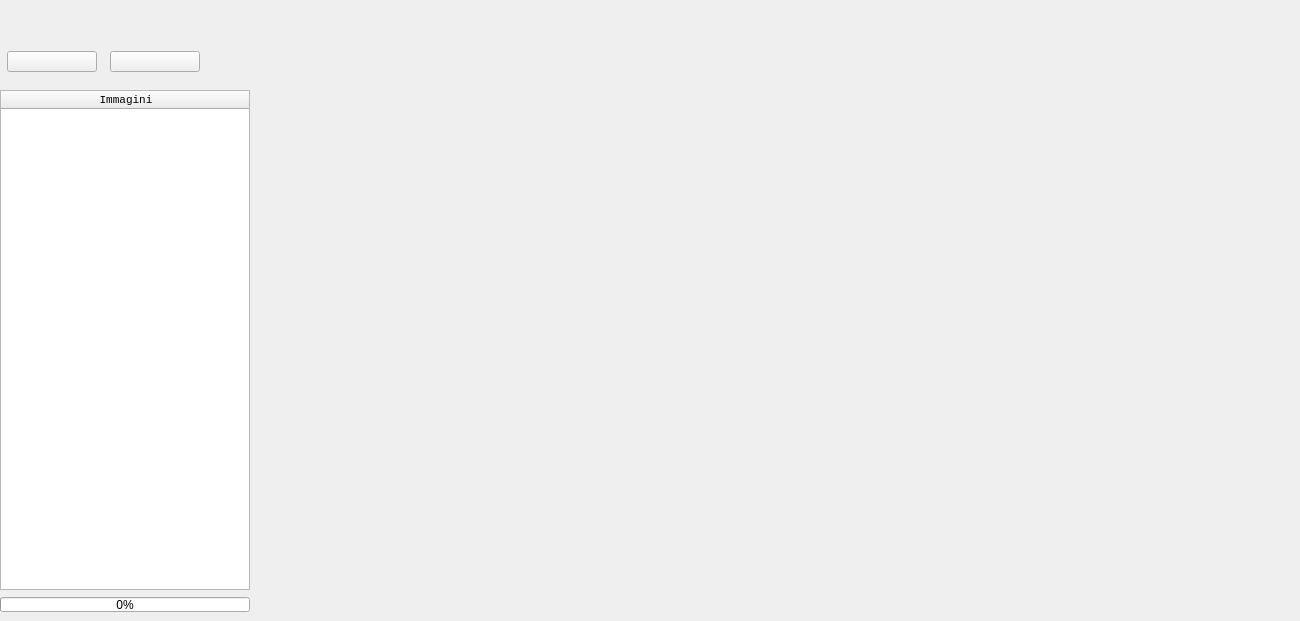
    <widget class="QWidget" name="tab_attachments">
     <attribute name="title">
      <string>Galleria Immagine</string>
     </attribute>
     <widget class="QLabel" name="labelFoto">
      <property name="geometry">
       <rect>
        <x>260</x>
        <y>9</y>
        <width>1031</width>
        <height>591</height>
       </rect>
      </property>
      <property name="font">
       <font>
        <pointsize>8</pointsize>
       </font>
      </property>
      <property name="cursor">
       <cursorShape>ArrowCursor</cursorShape>
      </property>
      <property name="text">
       <string/>
      </property>
     </widget>
     <widget class="QToolButton" name="btPlus_foto">
      <property name="geometry">
       <rect>
        <x>7</x>
        <y>51</y>
        <width>90</width>
        <height>21</height>
       </rect>
      </property>
      <property name="font">
       <font>
        <family>Monospace</family>
        <pointsize>8</pointsize>
       </font>
      </property>
      <property name="cursor">
       <cursorShape>ArrowCursor</cursorShape>
      </property>
      <property name="text">
       <string/>
      </property>
      <property name="toolButtonStyle">
       <enum>Qt::ToolButtonTextBesideIcon</enum>
      </property>
     </widget>
     <widget class="QTableWidget" name="tableWidgetImg">
      <property name="geometry">
       <rect>
        <x>0</x>
        <y>90</y>
        <width>250</width>
        <height>500</height>
       </rect>
      </property>
      <property name="sizePolicy">
       <sizepolicy hsizetype="Expanding" vsizetype="Expanding">
        <horstretch>250</horstretch>
        <verstretch>55</verstretch>
       </sizepolicy>
      </property>
      <property name="minimumSize">
       <size>
        <width>250</width>
        <height>500</height>
       </size>
      </property>
      <property name="maximumSize">
       <size>
        <width>250</width>
        <height>500</height>
       </size>
      </property>
      <property name="sizeIncrement">
       <size>
        <width>250</width>
        <height>510</height>
       </size>
      </property>
      <property name="baseSize">
       <size>
        <width>0</width>
        <height>0</height>
       </size>
      </property>
      <property name="font">
       <font>
        <family>Monospace</family>
        <pointsize>8</pointsize>
       </font>
      </property>
      <property name="cursor" stdset="0">
       <cursorShape>ArrowCursor</cursorShape>
      </property>
      <property name="editTriggers">
       <set>QAbstractItemView::NoEditTriggers</set>
      </property>
      <property name="tabKeyNavigation">
       <bool>false</bool>
      </property>
      <property name="showDropIndicator" stdset="0">
       <bool>false</bool>
      </property>
      <property name="dragDropOverwriteMode">
       <bool>false</bool>
      </property>
      <property name="selectionMode">
       <enum>QAbstractItemView::SingleSelection</enum>
      </property>
      <property name="selectionBehavior">
       <enum>QAbstractItemView::SelectRows</enum>
      </property>
      <attribute name="horizontalHeaderDefaultSectionSize">
       <number>250</number>
      </attribute>
      <attribute name="horizontalHeaderMinimumSectionSize">
       <number>250</number>
      </attribute>
      <column>
       <property name="text">
        <string>Immagini</string>
       </property>
      </column>
     </widget>
     <widget class="QToolButton" name="btMinus_foto">
      <property name="geometry">
       <rect>
        <x>110</x>
        <y>51</y>
        <width>90</width>
        <height>21</height>
       </rect>
      </property>
      <property name="font">
       <font>
        <family>Monospace</family>
        <pointsize>8</pointsize>
       </font>
      </property>
      <property name="cursor">
       <cursorShape>ArrowCursor</cursorShape>
      </property>
      <property name="text">
       <string/>
      </property>
      <property name="toolButtonStyle">
       <enum>Qt::ToolButtonTextBesideIcon</enum>
      </property>
     </widget>
     <widget class="QProgressBar" name="progressBar">
      <property name="geometry">
       <rect>
        <x>0</x>
        <y>597</y>
        <width>250</width>
        <height>15</height>
       </rect>
      </property>
      <property name="maximumSize">
       <size>
        <width>250</width>
        <height>15</height>
       </size>
      </property>
      <property name="cursor">
       <cursorShape>PointingHandCursor</cursorShape>
      </property>
      <property name="value">
       <number>0</number>
      </property>
     </widget>
     <zorder>btPlus_foto</zorder>
     <zorder>tableWidgetImg</zorder>
     <zorder>btMinus_foto</zorder>
     <zorder>labelFoto</zorder>
     <zorder>progressBar</zorder>
    </widget>
